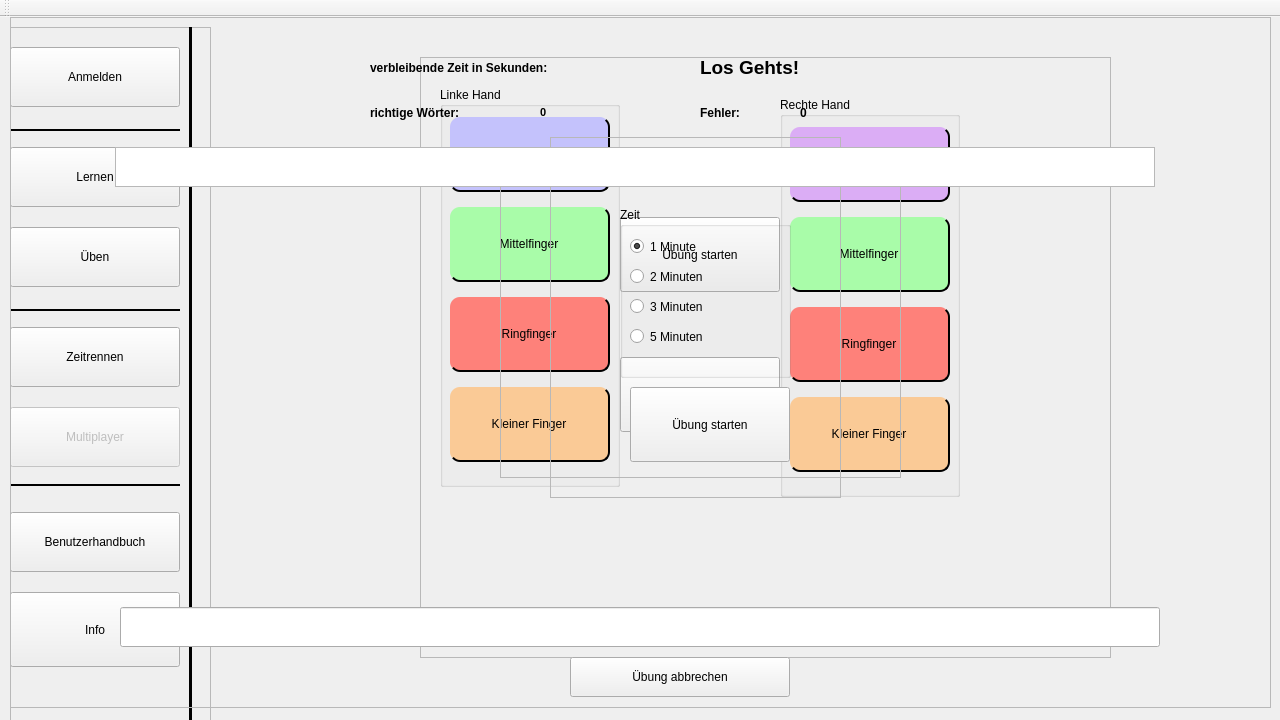
<?xml version="1.0" encoding="UTF-8"?>
<ui version="4.0">
 <class>MainWindow</class>
 <widget class="QMainWindow" name="MainWindow">
  <property name="geometry">
   <rect>
    <x>0</x>
    <y>0</y>
    <width>1280</width>
    <height>720</height>
   </rect>
  </property>
  <property name="windowTitle">
   <string>MainWindow</string>
  </property>
  <property name="toolTip">
   <string>&lt;html&gt;&lt;head/&gt;&lt;body&gt;&lt;p&gt;&lt;br/&gt;&lt;/p&gt;&lt;/body&gt;&lt;/html&gt;</string>
  </property>
  <widget class="QWidget" name="centralWidget">
   <widget class="QFrame" name="frame_menue">
    <property name="geometry">
     <rect>
      <x>10</x>
      <y>10</y>
      <width>201</width>
      <height>971</height>
     </rect>
    </property>
    <property name="frameShape">
     <enum>QFrame::StyledPanel</enum>
    </property>
    <property name="frameShadow">
     <enum>QFrame::Raised</enum>
    </property>
    <property name="lineWidth">
     <number>2</number>
    </property>
    <widget class="QPushButton" name="optionen">
     <property name="geometry">
      <rect>
       <x>0</x>
       <y>565</y>
       <width>170</width>
       <height>75</height>
      </rect>
     </property>
     <property name="toolTip">
      <string>&lt;html&gt;&lt;head/&gt;&lt;body&gt;&lt;p&gt;&lt;br/&gt;&lt;/p&gt;&lt;/body&gt;&lt;/html&gt;</string>
     </property>
     <property name="text">
      <string>Info</string>
     </property>
    </widget>
    <widget class="QPushButton" name="multiplayer">
     <property name="enabled">
      <bool>false</bool>
     </property>
     <property name="geometry">
      <rect>
       <x>0</x>
       <y>380</y>
       <width>170</width>
       <height>60</height>
      </rect>
     </property>
     <property name="text">
      <string>Multiplayer</string>
     </property>
    </widget>
    <widget class="QPushButton" name="zeitrennen">
     <property name="enabled">
      <bool>true</bool>
     </property>
     <property name="geometry">
      <rect>
       <x>0</x>
       <y>300</y>
       <width>170</width>
       <height>60</height>
      </rect>
     </property>
     <property name="text">
      <string>Zeitrennen</string>
     </property>
    </widget>
    <widget class="QPushButton" name="ueben">
     <property name="enabled">
      <bool>true</bool>
     </property>
     <property name="geometry">
      <rect>
       <x>0</x>
       <y>200</y>
       <width>170</width>
       <height>60</height>
      </rect>
     </property>
     <property name="text">
      <string>Üben</string>
     </property>
    </widget>
    <widget class="QPushButton" name="lernen">
     <property name="enabled">
      <bool>true</bool>
     </property>
     <property name="geometry">
      <rect>
       <x>0</x>
       <y>120</y>
       <width>170</width>
       <height>60</height>
      </rect>
     </property>
     <property name="text">
      <string>Lernen</string>
     </property>
    </widget>
    <widget class="QPushButton" name="anmelden">
     <property name="geometry">
      <rect>
       <x>0</x>
       <y>20</y>
       <width>170</width>
       <height>60</height>
      </rect>
     </property>
     <property name="text">
      <string>Anmelden</string>
     </property>
    </widget>
    <widget class="Line" name="line">
     <property name="geometry">
      <rect>
       <x>0</x>
       <y>280</y>
       <width>170</width>
       <height>6</height>
      </rect>
     </property>
     <property name="frameShadow">
      <enum>QFrame::Plain</enum>
     </property>
     <property name="lineWidth">
      <number>2</number>
     </property>
     <property name="orientation">
      <enum>Qt::Horizontal</enum>
     </property>
    </widget>
    <widget class="Line" name="line_2">
     <property name="geometry">
      <rect>
       <x>0</x>
       <y>100</y>
       <width>170</width>
       <height>6</height>
      </rect>
     </property>
     <property name="frameShadow">
      <enum>QFrame::Plain</enum>
     </property>
     <property name="lineWidth">
      <number>2</number>
     </property>
     <property name="orientation">
      <enum>Qt::Horizontal</enum>
     </property>
    </widget>
    <widget class="Line" name="line_3">
     <property name="geometry">
      <rect>
       <x>0</x>
       <y>455</y>
       <width>170</width>
       <height>6</height>
      </rect>
     </property>
     <property name="frameShadow">
      <enum>QFrame::Plain</enum>
     </property>
     <property name="lineWidth">
      <number>2</number>
     </property>
     <property name="orientation">
      <enum>Qt::Horizontal</enum>
     </property>
    </widget>
    <widget class="Line" name="line_4">
     <property name="geometry">
      <rect>
       <x>170</x>
       <y>-10</y>
       <width>20</width>
       <height>1191</height>
      </rect>
     </property>
     <property name="frameShadow">
      <enum>QFrame::Plain</enum>
     </property>
     <property name="lineWidth">
      <number>3</number>
     </property>
     <property name="orientation">
      <enum>Qt::Vertical</enum>
     </property>
    </widget>
    <widget class="QPushButton" name="b_buch">
     <property name="enabled">
      <bool>true</bool>
     </property>
     <property name="geometry">
      <rect>
       <x>0</x>
       <y>485</y>
       <width>170</width>
       <height>60</height>
      </rect>
     </property>
     <property name="text">
      <string>Benutzerhandbuch</string>
     </property>
    </widget>
   </widget>
   <widget class="QFrame" name="frame_hand">
    <property name="geometry">
     <rect>
      <x>420</x>
      <y>40</y>
      <width>691</width>
      <height>601</height>
     </rect>
    </property>
    <property name="frameShape">
     <enum>QFrame::StyledPanel</enum>
    </property>
    <property name="frameShadow">
     <enum>QFrame::Raised</enum>
    </property>
    <widget class="QGroupBox" name="gb_links">
     <property name="enabled">
      <bool>true</bool>
     </property>
     <property name="geometry">
      <rect>
       <x>20</x>
       <y>30</y>
       <width>180</width>
       <height>400</height>
      </rect>
     </property>
     <property name="title">
      <string>Linke Hand</string>
     </property>
     <widget class="QPushButton" name="bl_zeige">
      <property name="geometry">
       <rect>
        <x>10</x>
        <y>30</y>
        <width>160</width>
        <height>75</height>
       </rect>
      </property>
      <property name="styleSheet">
       <string notr="true">QPushButton#bl_zeige{ background-color: rgb(196,194,252);
border-style: outset;
border-top-left-radius: 10px;
border-top-right-radius: 10px;
border-bottom-left-radius: 10px;
border-bottom-right-radius: 10px;


	border-right-width: 1.5px;
border-bottom-width: 1.5px;
border-left-width: 0px;
border-top-width: 0px;
	border-right-color: black;
	border-bottom-color: black; }
QPushButton#bl_zeige:pressed {
    background-color: rgb(114, 111, 247);
border-style: outset;
border-top-left-radius: 10px;
border-top-right-radius: 10px;
border-bottom-left-radius: 10px;
border-bottom-right-radius: 10px;


	border-right-width: 0px;
border-bottom-width: 0px;
border-left-width: 1.5px;
border-top-width: 1.5px;
	border-left-color: black;
	border-top-color: black;
}</string>
      </property>
      <property name="text">
       <string>Zeigefinger</string>
      </property>
     </widget>
     <widget class="QPushButton" name="bl_kleiner">
      <property name="geometry">
       <rect>
        <x>10</x>
        <y>300</y>
        <width>160</width>
        <height>75</height>
       </rect>
      </property>
      <property name="toolTip">
       <string>&lt;html&gt;&lt;head/&gt;&lt;body&gt;&lt;p&gt;&lt;br/&gt;&lt;/p&gt;&lt;/body&gt;&lt;/html&gt;</string>
      </property>
      <property name="styleSheet">
       <string notr="true">QPushButton#bl_kleiner{ background-color: rgb(250,202,150); 
border-style: outset;
border-top-left-radius: 10px;
border-top-right-radius: 10px;
border-bottom-left-radius: 10px;
border-bottom-right-radius: 10px;


	border-right-width: 1.5px;
border-bottom-width: 1.5px;
border-left-width: 0px;
border-top-width: 0px;
	border-right-color: black;
	border-bottom-color: black;}
QPushButton#bl_kleiner:pressed {
    background-color: rgb(243, 141, 29);
border-style: outset;
border-top-left-radius: 10px;
border-top-right-radius: 10px;
border-bottom-left-radius: 10px;
border-bottom-right-radius: 10px;


	border-right-width: 0px;
border-bottom-width: 0px;
border-left-width: 1.5px;
border-top-width: 1.5px;
	border-left-color: black;
	border-top-color: black;
}</string>
      </property>
      <property name="text">
       <string>Kleiner Finger</string>
      </property>
     </widget>
     <widget class="QPushButton" name="bl_mittel">
      <property name="geometry">
       <rect>
        <x>10</x>
        <y>120</y>
        <width>160</width>
        <height>75</height>
       </rect>
      </property>
      <property name="styleSheet">
       <string notr="true">QPushButton#bl_mittel { background-color: rgb(169,252,169); 
border-style: outset;
border-top-left-radius: 10px;
border-top-right-radius: 10px;
border-bottom-left-radius: 10px;
border-bottom-right-radius: 10px;


	border-right-width: 1.5px;
border-bottom-width: 1.5px;
border-left-width: 0px;
border-top-width: 0px;
	border-right-color: black;
	border-bottom-color: black;}
QPushButton#bl_mittel:pressed {
    background-color: rgb(0, 255, 0);
border-style: outset;
border-top-left-radius: 10px;
border-top-right-radius: 10px;
border-bottom-left-radius: 10px;
border-bottom-right-radius: 10px;


	border-right-width: 0px;
border-bottom-width: 0px;
border-left-width: 1.5px;
border-top-width: 1.5px;
	border-left-color: black;
	border-top-color: black;
}</string>
      </property>
      <property name="text">
       <string>Mittelfinger</string>
      </property>
     </widget>
     <widget class="QPushButton" name="bl_ring">
      <property name="geometry">
       <rect>
        <x>10</x>
        <y>210</y>
        <width>160</width>
        <height>75</height>
       </rect>
      </property>
      <property name="styleSheet">
       <string notr="true">QPushButton#bl_ring{ background-color: rgb(254,129,122);
border-style: outset;
border-top-left-radius: 10px;
border-top-right-radius: 10px;
border-bottom-left-radius: 10px;
border-bottom-right-radius: 10px;


	border-right-width: 1.5px;
border-bottom-width: 1.5px;
border-left-width: 0px;
border-top-width: 0px;
	border-right-color: black;
	border-bottom-color: black; }
QPushButton#bl_ring:pressed {
    background-color: rgb(255, 0, 0);
border-style: outset;
border-top-left-radius: 10px;
border-top-right-radius: 10px;
border-bottom-left-radius: 10px;
border-bottom-right-radius: 10px;


	border-right-width: 0px;
border-bottom-width: 0px;
border-left-width: 1.5px;
border-top-width: 1.5px;
	border-left-color: black;
	border-top-color: black;
}</string>
      </property>
      <property name="text">
       <string>Ringfinger</string>
      </property>
     </widget>
    </widget>
    <widget class="QGroupBox" name="gb_rechts">
     <property name="enabled">
      <bool>true</bool>
     </property>
     <property name="geometry">
      <rect>
       <x>360</x>
       <y>40</y>
       <width>180</width>
       <height>400</height>
      </rect>
     </property>
     <property name="title">
      <string>Rechte Hand</string>
     </property>
     <widget class="QPushButton" name="br_zeige">
      <property name="geometry">
       <rect>
        <x>10</x>
        <y>30</y>
        <width>160</width>
        <height>75</height>
       </rect>
      </property>
      <property name="styleSheet">
       <string notr="true">QPushButton#br_zeige{ background-color: rgb(219,173,245);
border-style: outset;
border-top-left-radius: 10px;
border-top-right-radius: 10px;
border-bottom-left-radius: 10px;
border-bottom-right-radius: 10px;


	border-right-width: 1.5px;
border-bottom-width: 1.5px;
border-left-width: 0px;
border-top-width: 0px;
	border-right-color: black;
	border-bottom-color: black; }
QPushButton#br_zeige:pressed {
    background-color: rgb(169, 64, 232);
border-style: outset;
border-top-left-radius: 10px;
border-top-right-radius: 10px;
border-bottom-left-radius: 10px;
border-bottom-right-radius: 10px;


	border-right-width: 0px;
border-bottom-width: 0px;
border-left-width: 1.5px;
border-top-width: 1.5px;
	border-left-color: black;
	border-top-color: black;
}</string>
      </property>
      <property name="text">
       <string>Zeigefinger</string>
      </property>
     </widget>
     <widget class="QPushButton" name="br_kleiner">
      <property name="geometry">
       <rect>
        <x>10</x>
        <y>300</y>
        <width>160</width>
        <height>75</height>
       </rect>
      </property>
      <property name="styleSheet">
       <string notr="true">QPushButton#br_kleiner{ background-color: rgb(250,202,150); 
border-style: outset;
border-top-left-radius: 10px;
border-top-right-radius: 10px;
border-bottom-left-radius: 10px;
border-bottom-right-radius: 10px;


	border-right-width: 1.5px;
border-bottom-width: 1.5px;
border-left-width: 0px;
border-top-width: 0px;
	border-right-color: black;
	border-bottom-color: black;}
QPushButton#br_kleiner:pressed {
    background-color: rgb(243, 141, 29);
border-style: outset;
border-top-left-radius: 10px;
border-top-right-radius: 10px;
border-bottom-left-radius: 10px;
border-bottom-right-radius: 10px;


	border-right-width: 0px;
border-bottom-width: 0px;
border-left-width: 1.5px;
border-top-width: 1.5px;
	border-left-color: black;
	border-top-color: black;
}</string>
      </property>
      <property name="text">
       <string>Kleiner Finger</string>
      </property>
     </widget>
     <widget class="QPushButton" name="br_mittel">
      <property name="geometry">
       <rect>
        <x>10</x>
        <y>120</y>
        <width>160</width>
        <height>75</height>
       </rect>
      </property>
      <property name="styleSheet">
       <string notr="true">QPushButton#br_mittel { background-color: rgb(169,252,169); 
border-style: outset;
border-top-left-radius: 10px;
border-top-right-radius: 10px;
border-bottom-left-radius: 10px;
border-bottom-right-radius: 10px;


	border-right-width: 1.5px;
border-bottom-width: 1.5px;
border-left-width: 0px;
border-top-width: 0px;
	border-right-color: black;
	border-bottom-color: black;}
QPushButton#br_mittel:pressed {
    background-color: rgb(0, 255, 0);
border-style: outset;
border-top-left-radius: 10px;
border-top-right-radius: 10px;
border-bottom-left-radius: 10px;
border-bottom-right-radius: 10px;


	border-right-width: 0px;
border-bottom-width: 0px;
border-left-width: 1.5px;
border-top-width: 1.5px;
	border-left-color: black;
	border-top-color: black;
}</string>
      </property>
      <property name="text">
       <string>Mittelfinger</string>
      </property>
     </widget>
     <widget class="QPushButton" name="br_ring">
      <property name="geometry">
       <rect>
        <x>10</x>
        <y>210</y>
        <width>160</width>
        <height>75</height>
       </rect>
      </property>
      <property name="styleSheet">
       <string notr="true">QPushButton#br_ring { background-color: rgb(254,129,122);
border-style: outset;
border-top-left-radius: 10px;
border-top-right-radius: 10px;
border-bottom-left-radius: 10px;
border-bottom-right-radius: 10px;


	border-right-width: 1.5px;
border-bottom-width: 1.5px;
border-left-width: 0px;
border-top-width: 0px;
	border-right-color: black;
	border-bottom-color: black; }
QPushButton#br_ring:pressed {
    background-color: rgb(255, 0, 0);
border-style: outset;
border-top-left-radius: 10px;
border-top-right-radius: 10px;
border-bottom-left-radius: 10px;
border-bottom-right-radius: 10px;


	border-right-width: 0px;
border-bottom-width: 0px;
border-left-width: 1.5px;
border-top-width: 1.5px;
	border-left-color: black;
	border-top-color: black;
}</string>
      </property>
      <property name="text">
       <string>Ringfinger</string>
      </property>
     </widget>
    </widget>
    <zorder>gb_links</zorder>
    <zorder>gb_rechts</zorder>
    <zorder>frame_lernen</zorder>
   </widget>
   <widget class="QFrame" name="frame_ueben">
    <property name="geometry">
     <rect>
      <x>550</x>
      <y>120</y>
      <width>291</width>
      <height>361</height>
     </rect>
    </property>
    <property name="frameShape">
     <enum>QFrame::StyledPanel</enum>
    </property>
    <property name="frameShadow">
     <enum>QFrame::Raised</enum>
    </property>
    <widget class="QPushButton" name="pushButton_eigener">
     <property name="geometry">
      <rect>
       <x>70</x>
       <y>220</y>
       <width>160</width>
       <height>75</height>
      </rect>
     </property>
     <property name="text">
      <string>Eigener Text</string>
     </property>
    </widget>
    <widget class="QPushButton" name="pushButton_starten">
     <property name="geometry">
      <rect>
       <x>70</x>
       <y>80</y>
       <width>160</width>
       <height>75</height>
      </rect>
     </property>
     <property name="text">
      <string>Übung starten</string>
     </property>
    </widget>
   </widget>
   <widget class="QFrame" name="frame_zeit">
    <property name="geometry">
     <rect>
      <x>500</x>
      <y>130</y>
      <width>401</width>
      <height>331</height>
     </rect>
    </property>
    <property name="frameShape">
     <enum>QFrame::StyledPanel</enum>
    </property>
    <property name="frameShadow">
     <enum>QFrame::Raised</enum>
    </property>
    <widget class="QPushButton" name="pushButton_zeitstart">
     <property name="geometry">
      <rect>
       <x>130</x>
       <y>240</y>
       <width>160</width>
       <height>75</height>
      </rect>
     </property>
     <property name="text">
      <string>Übung starten</string>
     </property>
    </widget>
    <widget class="QGroupBox" name="groupBox_zeit">
     <property name="geometry">
      <rect>
       <x>120</x>
       <y>60</y>
       <width>171</width>
       <height>171</height>
      </rect>
     </property>
     <property name="title">
      <string>Zeit</string>
     </property>
     <widget class="QRadioButton" name="radioButton_1">
      <property name="geometry">
       <rect>
        <x>10</x>
        <y>30</y>
        <width>76</width>
        <height>19</height>
       </rect>
      </property>
      <property name="text">
       <string>1 Minute</string>
      </property>
      <property name="checked">
       <bool>true</bool>
      </property>
     </widget>
     <widget class="QRadioButton" name="radioButton_2">
      <property name="geometry">
       <rect>
        <x>10</x>
        <y>60</y>
        <width>76</width>
        <height>19</height>
       </rect>
      </property>
      <property name="text">
       <string>2 Minuten</string>
      </property>
     </widget>
     <widget class="QRadioButton" name="radioButton_3">
      <property name="geometry">
       <rect>
        <x>10</x>
        <y>90</y>
        <width>76</width>
        <height>19</height>
       </rect>
      </property>
      <property name="text">
       <string>3 Minuten</string>
      </property>
     </widget>
     <widget class="QRadioButton" name="radioButton_5">
      <property name="geometry">
       <rect>
        <x>10</x>
        <y>120</y>
        <width>76</width>
        <height>19</height>
       </rect>
      </property>
      <property name="text">
       <string>5 Minuten</string>
      </property>
     </widget>
    </widget>
   </widget>
   <widget class="QFrame" name="frame_lernen">
    <property name="geometry">
     <rect>
      <x>10</x>
      <y>0</y>
      <width>1261</width>
      <height>691</height>
     </rect>
    </property>
    <property name="frameShape">
     <enum>QFrame::StyledPanel</enum>
    </property>
    <property name="frameShadow">
     <enum>QFrame::Raised</enum>
    </property>
    <widget class="QWidget" name="horizontalWidget" native="true">
     <property name="geometry">
      <rect>
       <x>80</x>
       <y>160</y>
       <width>1091</width>
       <height>431</height>
      </rect>
     </property>
     <layout class="QHBoxLayout" name="horizontalLayout"/>
    </widget>
    <widget class="QTextBrowser" name="textBrowser">
     <property name="geometry">
      <rect>
       <x>105</x>
       <y>130</y>
       <width>1040</width>
       <height>40</height>
      </rect>
     </property>
     <property name="font">
      <font>
       <weight>50</weight>
       <bold>false</bold>
      </font>
     </property>
    </widget>
    <widget class="QPushButton" name="button_uebungende">
     <property name="geometry">
      <rect>
       <x>560</x>
       <y>640</y>
       <width>220</width>
       <height>40</height>
      </rect>
     </property>
     <property name="text">
      <string>Übung abbrechen</string>
     </property>
    </widget>
    <widget class="QLabel" name="label_zeit">
     <property name="geometry">
      <rect>
       <x>690</x>
       <y>10</y>
       <width>221</width>
       <height>81</height>
      </rect>
     </property>
     <property name="font">
      <font>
       <pointsize>14</pointsize>
       <weight>75</weight>
       <bold>true</bold>
      </font>
     </property>
     <property name="text">
      <string>Los Gehts!</string>
     </property>
    </widget>
    <widget class="QLabel" name="label">
     <property name="geometry">
      <rect>
       <x>360</x>
       <y>30</y>
       <width>301</width>
       <height>41</height>
      </rect>
     </property>
     <property name="font">
      <font>
       <weight>75</weight>
       <bold>true</bold>
      </font>
     </property>
     <property name="text">
      <string>verbleibende Zeit in Sekunden:</string>
     </property>
    </widget>
    <widget class="QLineEdit" name="eingabefeld">
     <property name="geometry">
      <rect>
       <x>110</x>
       <y>590</y>
       <width>1040</width>
       <height>40</height>
      </rect>
     </property>
    </widget>
    <widget class="QLabel" name="label_username">
     <property name="geometry">
      <rect>
       <x>320</x>
       <y>10</y>
       <width>43</width>
       <height>13</height>
      </rect>
     </property>
     <property name="text">
      <string/>
     </property>
    </widget>
    <widget class="QLabel" name="label_WPM">
     <property name="geometry">
      <rect>
       <x>530</x>
       <y>80</y>
       <width>61</width>
       <height>31</height>
      </rect>
     </property>
     <property name="font">
      <font>
       <pointsize>8</pointsize>
       <weight>75</weight>
       <bold>true</bold>
      </font>
     </property>
     <property name="text">
      <string>0</string>
     </property>
    </widget>
    <widget class="QLabel" name="label_2">
     <property name="geometry">
      <rect>
       <x>360</x>
       <y>80</y>
       <width>161</width>
       <height>31</height>
      </rect>
     </property>
     <property name="font">
      <font>
       <weight>75</weight>
       <bold>true</bold>
      </font>
     </property>
     <property name="text">
      <string>richtige Wörter:</string>
     </property>
    </widget>
    <widget class="QLabel" name="label_3">
     <property name="geometry">
      <rect>
       <x>690</x>
       <y>80</y>
       <width>111</width>
       <height>31</height>
      </rect>
     </property>
     <property name="font">
      <font>
       <weight>75</weight>
       <bold>true</bold>
      </font>
     </property>
     <property name="text">
      <string>Fehler:</string>
     </property>
    </widget>
    <widget class="QLabel" name="label_fehler">
     <property name="geometry">
      <rect>
       <x>790</x>
       <y>80</y>
       <width>61</width>
       <height>31</height>
      </rect>
     </property>
     <property name="font">
      <font>
       <weight>75</weight>
       <bold>true</bold>
      </font>
     </property>
     <property name="text">
      <string>0</string>
     </property>
    </widget>
   </widget>
  </widget>
  <widget class="QMenuBar" name="menuBar">
   <property name="geometry">
    <rect>
     <x>0</x>
     <y>0</y>
     <width>1280</width>
     <height>20</height>
    </rect>
   </property>
  </widget>
  <widget class="QToolBar" name="mainToolBar">
   <attribute name="toolBarArea">
    <enum>TopToolBarArea</enum>
   </attribute>
   <attribute name="toolBarBreak">
    <bool>false</bool>
   </attribute>
  </widget>
 </widget>
 <layoutdefault spacing="6" margin="11"/>
 <resources/>
 <connections/>
</ui>
